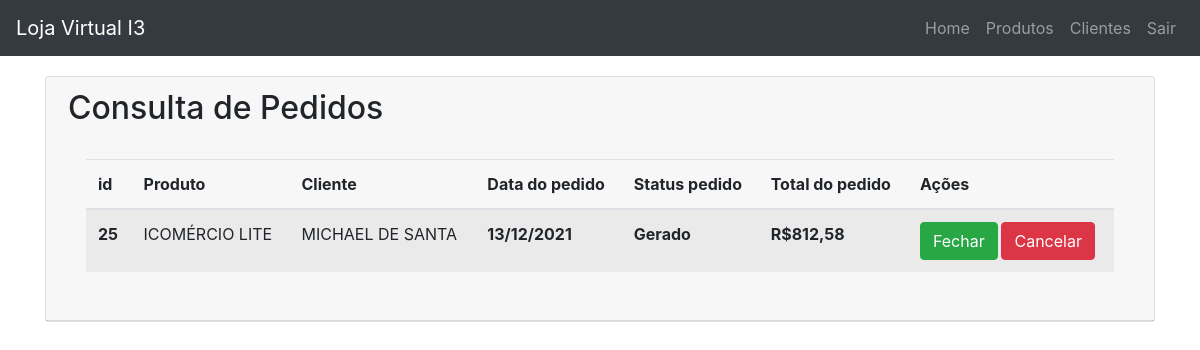
The app's page /consulta_de_pedidos.php with its own data.
### tables this page shows
CREATE TABLE `tb_pedido` (
  `id` int NOT NULL AUTO_INCREMENT,
  `data_pedido` date NOT NULL,
  `id_cli` int DEFAULT NULL,
  `total_custo` float(8,2) DEFAULT NULL,
  `total_pedido` float(8,2) DEFAULT NULL,
  `status_pedido` int DEFAULT NULL,
  `observacao` varchar(150) DEFAULT NULL,
  PRIMARY KEY (`id`),
  KEY `id_cli` (`id_cli`),
  CONSTRAINT `tb_pedido_ibfk_1` FOREIGN KEY (`id_cli`) REFERENCES `tb_cliente` (`id_cli`)
);

CREATE TABLE `tb_produto` (
  `id` int NOT NULL AUTO_INCREMENT,
  `produto` varchar(100) NOT NULL,
  `descricao` varchar(200) NOT NULL,
  `preco_custo` float(8,2) NOT NULL,
  `preco_venda` float(8,2) NOT NULL,
  `path_arquivo` varchar(250) DEFAULT NULL,
  PRIMARY KEY (`id`)
);

CREATE TABLE `tb_cliente` (
  `id_cli` int NOT NULL AUTO_INCREMENT,
  `nome` varchar(120) NOT NULL,
  `tipo_pessoa` char(1) DEFAULT NULL,
  `fantasia` varchar(120) DEFAULT NULL,
  `cpf_cnpj` varchar(30) DEFAULT NULL,
  `indereco` varchar(30) DEFAULT NULL,
  `numero` varchar(30) DEFAULT NULL,
  `bairro` varchar(30) DEFAULT NULL,
  `cidade` varchar(30) DEFAULT NULL,
  `estado` varchar(40) DEFAULT NULL,
  PRIMARY KEY (`id_cli`)
);

### consulta_de_pedidos.php (the view, shortened to what this page needs)
<?php
include_once "conexao.php";
$sql_pedidos = $conn->prepare('SELECT pp.*,c.nome,
                                (CASE
                                    WHEN pp.status_pedido = 0 THEN "Gerado"
                                    WHEN pp.status_pedido = 1 THEN "Fechado"
                                    WHEN pp.status_pedido = 2 THEN "Cancelado"
                                    ELSE pp.status_pedido
                                END) as desc_status
                                FROM tb_pedido pp
                                inner join tb_cliente c on pp.id_cli = c.id_cli');
$sql_pedidos->execute();
$sql_itens_pedido = $conn->prepare("SELECT pd.* , p.produto FROM tb_itens_pedido pd
                       inner join tb_produto p on pd.id_produto = p.id");
$sql_itens_pedido->execute();
?>
<!DOCTYPE html>
<html lang="pt-br">
<head>
    <link rel="stylesheet" href="https://stackpath.bootstrapcdn.com/bootstrap/4.1.3/css/bootstrap.min.css">
</head>
<body>
<nav class="navbar navbar-expand-sm navbar-dark bg-dark">
<a href="loja_i3.php" class="navbar-brand">Loja Virtual I3</a>
<div class="collapse navbar-collapse" id="navegacao">
    <ul class="navbar-nav ml-auto">
        <li class="nav-item">
            <a href="loja_i3.php" class="nav-link ">Home</a>
        </li>
        <li class="nav-item lat" >
            <a href="produtos.php" class="nav-link">Produtos</a>
        </li>
        <li class="nav-item">
            <a href="clientes.php" class="nav-link">Clientes</a>
        </li>
        <li class="nav-item">
            <a href="index.php" class="nav-link">Sair</a>
        </li>
        </ul>
    </div>
</nav>
<div class="container spc_br ">
<div class="card">
  <div class="card-header">
   <div class="row">
    <h2 class="card-title"> &nbsp Consulta de Pedidos</h2>
 </div>
    <div class="card-body">
        <table class="table table-striped table-hover">
            <thead>
                <tr>
                <th scope="col">id</th>
                <th scope="col">Produto</th>
                <th scope="col">Cliente</th>
                <th scope="col">Data do pedido</th>
                <th scope="col">Status pedido</th>
                <th scope="col">Total do pedido</th>
                <th scope="col">Ações</th>
                </tr>
            </thead>
            <?php while ($tb_itens_pedido = $sql_itens_pedido->fetch(PDO::FETCH_ASSOC)) { ?><?php while ($tb_pedidos = $sql_pedidos->fetch(PDO::FETCH_ASSOC)) { ?>
<?php  $timeStampData = strtotime($tb_pedidos["data_pedido"]);
$data_brasileira = date("d/m/Y" , $timeStampData);?>
            <tbody>
                <tr>
                <th>
                    <?php echo $tb_pedidos["id"] ?>
                </th>
                <td >
                    <?php echo $tb_itens_pedido["produto"] ?>
                </td>
                <td>
                    <?php echo $tb_pedidos["nome"]?>
                </td>
                <th >
                    <?php echo $data_brasileira; ?>
                </th>
                <th>
                    <?php echo $tb_pedidos["desc_status"]; ?>
                </th>
                <th>
                    R$<?php echo number_format($tb_pedidos["total_pedido"],2,",",".");?>
                </th>
                <th>
                    <a href="scripts.php?atualizar_pedido_para_1=<?php echo $tb_pedidos["id"]?>" class="btn btn-success">Fechar</a>
                    <a href="scripts.php?atualizar_pedido=<?php echo $tb_pedidos["id"]?>" class="btn btn-danger">Cancelar </a>
                </th>
                </tr>
            </tbody>
            <?php } } ?>
        </table>
    </div>
 </div>
</div>
</body>
</html>

### consulta_de_pedidos.php (style rules this page uses)
.spc_br { padding-top: 20px; }

### records on screen
tb_pedido: id "25", id_cli.nome "MICHAEL DE SANTA", data_pedido "13/12/2021", desc_status "Gerado", total_pedido "812,58"
tb_produto: produto "ICOMÉRCIO LITE"
